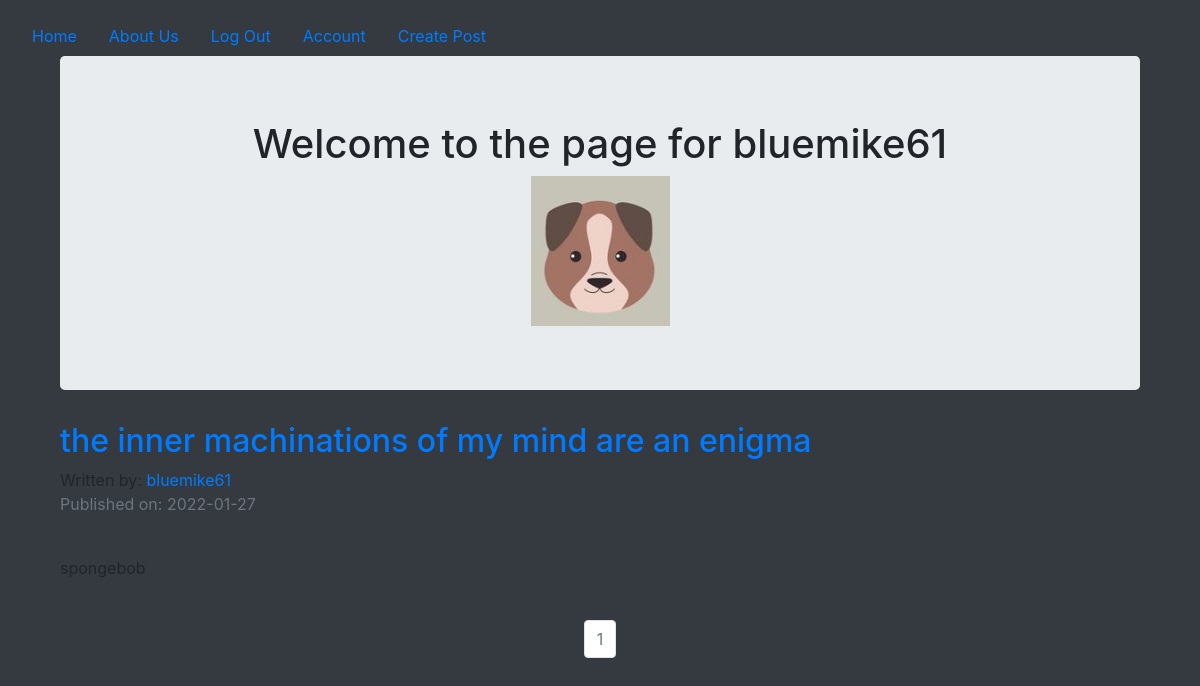
Page /bluemike61 (signed in) on the committed database.
### puppycompanyblog/models.py (models this page shows, shortened)
class User(db.Model, UserMixin):
    __tablename__ = 'users'
    id = db.Column(db.Integer, primary_key = True)
    profile_image = db.Column(db.String(20), nullable=False, default='default_profile.png')
    email = db.Column(db.String(64), unique=True, index=True)
    username = db.Column(db.String(64), unique=True, index=True)
    password_hash = db.Column(db.String(128))
    posts = db.relationship('BlogPost', backref='author', lazy=True)

class BlogPost(db.Model):
    users = db.relationship(User)
    id = db.Column(db.Integer, primary_key=True)
    user_id = db.Column(db.Integer, db.ForeignKey('users.id'), nullable=False)
    date = db.Column(db.DateTime, nullable=False, default=datetime.utcnow)
    title = db.Column(db.String(140), nullable=False)
    text = db.Column(db.Text, nullable=False)

### puppycompanyblog/users/views.py (the view)
@users.route("/<username>")
def user_posts(username):
    page = request.args.get('page', 1, type=int)
    user = User.query.filter_by(username=username).first_or_404()
    blog_posts = BlogPost.query.filter_by(author=user).order_by(BlogPost.date.desc()).paginate(page=page, per_page=5)
    return render_template('user_blog_posts.html', blog_posts=blog_posts, user=user)

### puppycompanyblog/models.py (called while the page is built)
@login_manager.user_loader
def load_user(user_id):
    return User.query.get(user_id)

### puppycompanyblog/templates/user_blog_posts.html (shortened to what this page needs)
{% extends "base.html" %}
{% block content %}
<div class="container">
  <div class="jumbotron">
    <div align='center'>
      <h1 >Welcome to the page for {{user.username}}</h1>
      <img align='center' src="{{ url_for('static', filename='profile_pics/' + user.profile_image) }}">
    </div>
  </div>
{% for post in blog_posts.items %}
          <h2><a href="{{ url_for('blog_posts.blog_post', blog_post_id=post.id) }}">{{ post.title }}</a></h2>
          Written by: <a href="{{ url_for('users.user_posts', username=post.author.username) }}">{{ post.author.username }}</a>
          <p class="text-muted">Published on: {{ post.date.strftime('%Y-%m-%d') }}</p>
          <br>
            <p>{{post.text}}</p>
          <br>
{% endfor %}
</div>
<nav aria-label="Page navigation example">
  <ul class="pagination justify-content-center">
    {% for page_num in blog_posts.iter_pages(left_edge=1, right_edge=1, left_current=1, right_current=2) %}
            {% if blog_posts.page == page_num %}
              <li class="page-item disabled">
                <a class="page-link" href="{{ url_for('users.user_posts', username=user.username, page=page_num) }}">{{ page_num }}</a></li>
            {% else %}
              <li class="page-item"><a class="page-link" href="{{ url_for('users.user_posts', username=user.username, page=page_num) }}">{{ page_num }}</a></li>
            {% endif %}
    {% endfor %}
</nav>
{% endblock content %}

### rows in the picture
User: username "bluemike61", profile_image (placeholder picture)
BlogPost: title "the inner machinations of my mind are an enigma", author.username "bluemike61", date "2022-01-27", text "spongebob"

### other values in the picture
{{ page_num }} "1"
